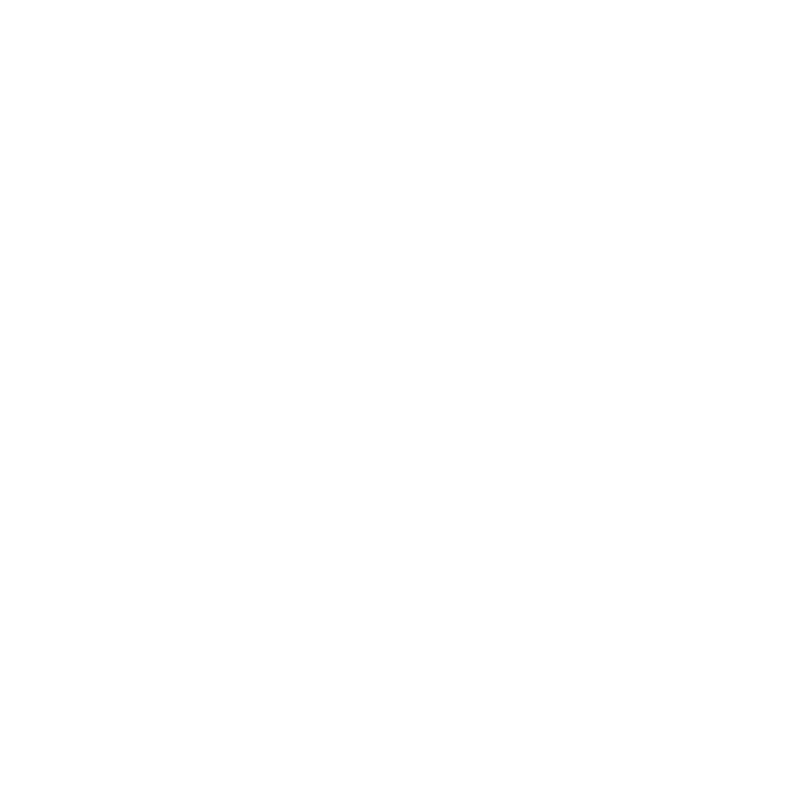
Frame 1 (no input)
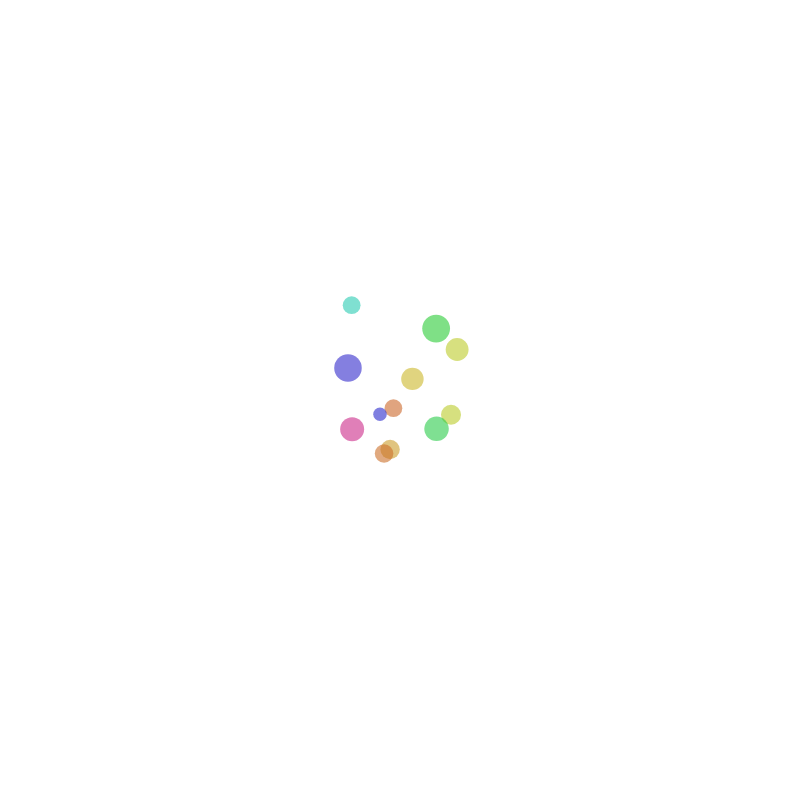
Frame 60 (no input)
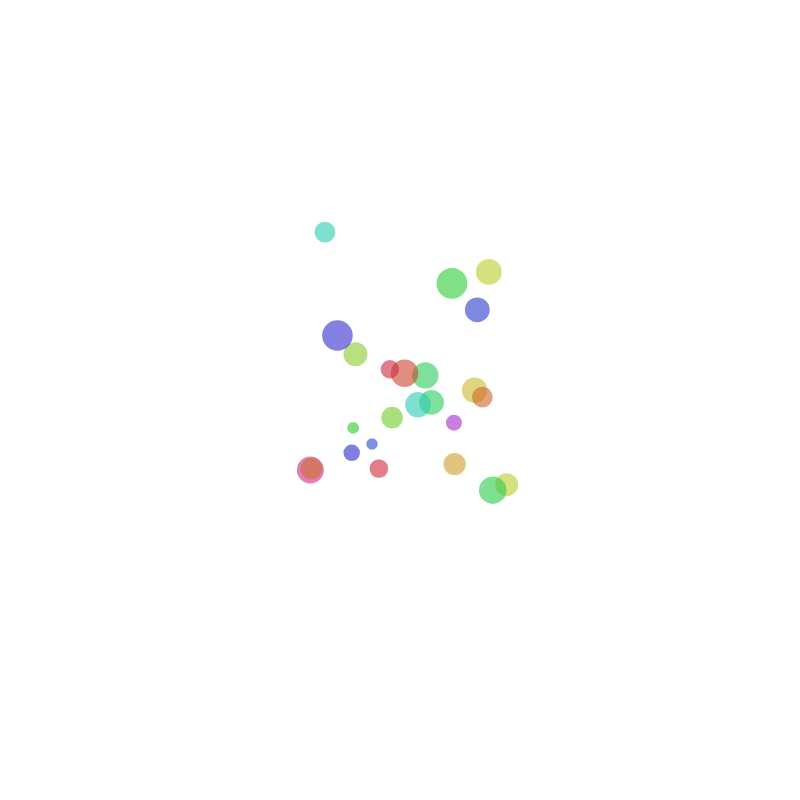
Frame 120 (the mouse pressed at the canvas centre since frame 60)

The p5.js sketch that drew these frames (run headless with seeded random() and noise() and a simulated clock; from frame 60 on, the mouse is pressed at the canvas centre):

// p5.js sketch
// ── sketch.js
let circles = [];
let maxCircles = 50; // 最大円の数
let framesPerCircle = 5; // 新しい円を追加するフレームの間隔

function setup() {
  createCanvas(800, 800);
  colorMode(HSB, 360, 100, 100); // HSB色空間を使用
  noStroke();
}

function draw() {
  background(255);

  // 一定のフレームごとに新しい円を追加
  if (frameCount % framesPerCircle == 0) {
    addCircle();
  }

  // 各円を更新して描画
  for (let i = circles.length - 1; i >= 0; i--) {
    circles[i].update();
    circles[i].display();

    // 円が画面端に到達したら配列から削除
    if (circles[i].isOutOfScreen()) {
      circles.splice(i, 1);
    }
  }
}

function addCircle() {
  if (circles.length < maxCircles) {
    circles.push(new Circle(random(width / 2 - 50, width / 2 + 50), random(height / 2 - 50, height / 2 + 50), random(10, 30), random(360)));
  }
}

// Circleクラス
class Circle {
  constructor(x, y, size, hue) {
    this.x = x;
    this.y = y;
    this.size = size;
    this.hue = hue;
    this.angle = random(TWO_PI);
    this.speed = random(0.5, 1.5);
  }

  update() {
    // 中心から外に向かって拡散するように位置を更新
    this.x += cos(this.angle) * this.speed;
    this.y += sin(this.angle) * this.speed;

    // 少しずつ大きくする
    this.size += 0.05;
  }

  display() {
    fill(this.hue, 80, 80, 0.6); // 色相、彩度、明度、透明度
    ellipse(this.x, this.y, this.size, this.size);
  }

  isOutOfScreen() {
    // 円の中心から半径の距離を考慮して、画面の端に到達したかどうかを判定
    return (this.x + this.size / 2 < 0 || this.x - this.size / 2 > width || this.y + this.size / 2 < 0 || this.y - this.size / 2 > height);
  }
}
